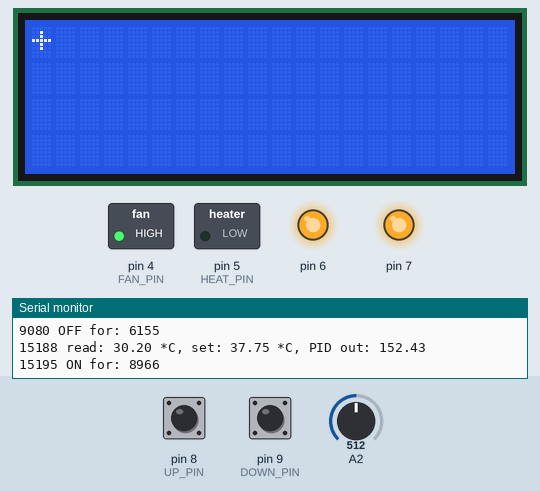
The sketch below on a simulated Arduino Nano, built with avr-gcc and run on an emulated ATmega328P. On the bench: 20×4 character LCD, switched loads named in the sketch (green lamp = pin HIGH), output pins drawn as LEDs (lit = HIGH), the last lines printed to the serial monitor. The inputs (shaded band) are chosen by the test bench; at power-on: A2 = 512, pin 8 (UP_PIN) LOW, pin 9 (DOWN_PIN) LOW.

Above: at 23.3 s.
23.4 s: A2 set to 444
At 24.5 s:
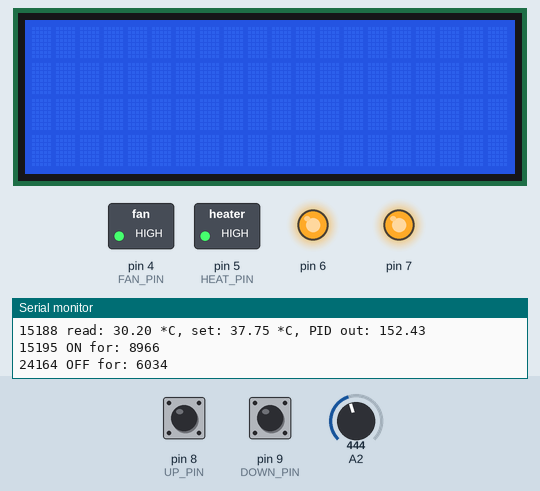
31.3 s: A2 set to 428
At 46.0 s:
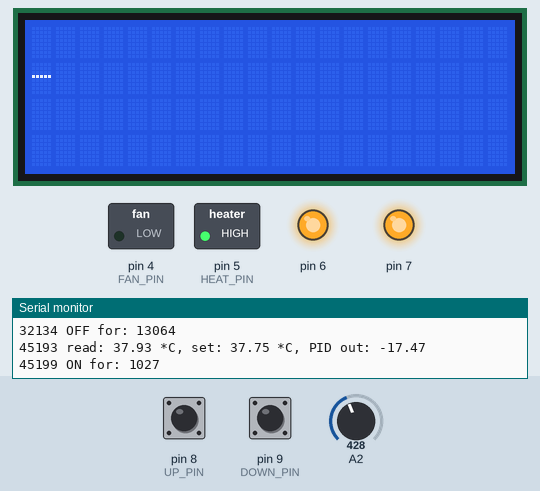
47.7 s: A2 set to 511
At 60.5 s:
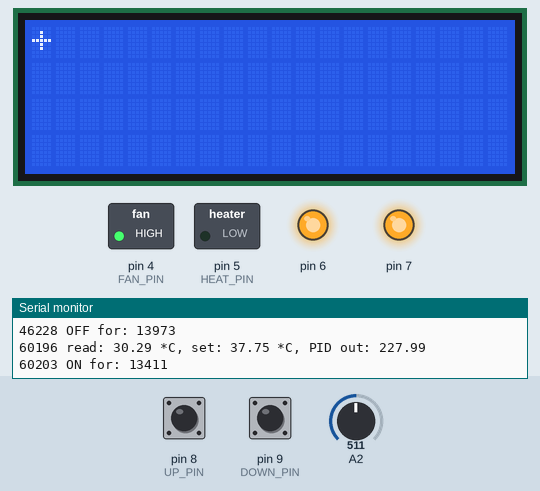
61.7 s: A2 set to 306
At 74.7 s:
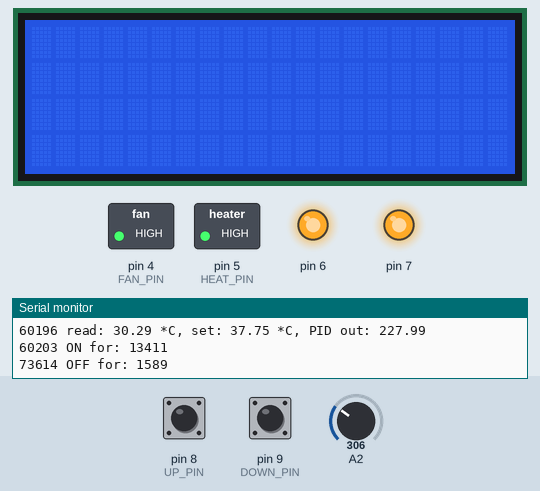
Timing chart, 0 to 76.7 s (numbered marks = the images above; inputs shaded):
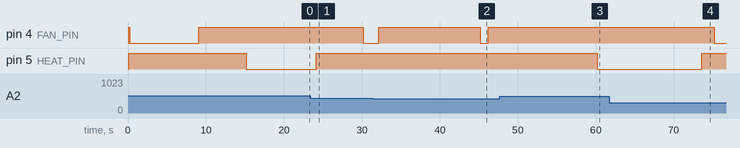

Measured:
- the behaviour switches between 438 and 437 on A2 (found by bisection; images 1 and 2)
- after the input at 23.4 s, pin 4 (FAN_PIN): HIGH → LOW after 6.8 s; pin 5 (HEAT_PIN): goes on until 24.2 s, then stays HIGH
- after the input at 31.3 s, pin 5 (HEAT_PIN): stays HIGH (without the input it goes to LOW after 13.9 s)
- after the input at 47.7 s, pin 5 (HEAT_PIN): HIGH → LOW after 12.5 s
- after the input at 61.7 s, pin 4 (FAN_PIN): HIGH → LOW after 13.5 s; pin 5 (HEAT_PIN): goes on until 73.6 s, then stays HIGH

The sketch:

ChickenHeaterVS.ino
```cpp
/*
    Name:       ChickenHeaterVS.ino
    Created:	3/16/2020 7:33:07 AM
    Author:     Roman
*/

/*
    PIN to function allocation

    Temperature sensor  - A2

    Relay 1 (heating)   - D5
    Relay 2 (fan)       - D4
    Relay 3             - D6
    Relay 4             - D7

    Up button           - D8
    Down button         - D9

*/

#include <LiquidCrystal_I2C.h>
#include <Wire.h>
#include <PID_v1.h>
#include "routines.h"
#include "basetypes.h"
#include "button.h"

#define FAN_PIN     4
#define HEAT_PIN    5
#define UP_PIN      8
#define DOWN_PIN    9

#define TIME_SLICE_SEC  15
#define TIME_SLICE_MS  TIME_SLICE_SEC * 1000

#define MIN_ACTION_TIME_MS 1000

LiquidCrystal_I2C _lcd(0x27, 20, 4);

double _set, _input, _output;
double Kp = 20, Ki = 1, Kd = 1;

PID _pid(&_input, &_output, &_set, Kp, Ki, Kd, DIRECT);

button_t _upBtn, _downBtn;
filtertimed_t _filteredTemp;
context_t _ctx;

bool _pidValid = false;

unsigned long _sinceLast = 0;

unsigned long _onStart, _offStart;
unsigned long _onTime, _offTime;

action_state_e _state = eDone;
action_e _action;

void add(float val) {
    _ctx.setTemp += val;
}

void substract(float val) {
    _ctx.setTemp -= val;
}

void updateTemp(float val) {
    _ctx.readTemp = val;
    _ctx.isReadValid = true;
}

void updateIndicators() {
    _lcd.setCursor(0, 0);
    _lcd.print(_ctx.isHeatOn
        ? "+"
        : " ");

    _lcd.setCursor(0, 1);
    _lcd.print(_ctx.isFanOn
        ? "-"
        : " ");
}

void clearChars() {
    _lcd.setCursor(6, 0);
    _lcd.print("        ");
    _lcd.setCursor(6, 1);
    _lcd.print("        ");
}

unsigned long toMillis(double pidValue) {
    unsigned long result = (unsigned long)(double)(pidValue * TIME_SLICE_MS / 255.0);
    return result < TIME_SLICE_MS
        ? result
        : TIME_SLICE_MS;
}

void setHeat(bool state) {
    digitalWrite(HEAT_PIN, state ? LOW : HIGH);
    _ctx.isHeatOn = state;
}

void setFan(bool state) {
    digitalWrite(FAN_PIN, state ? LOW : HIGH);
    _ctx.isFanOn = state;
}

void perform(action_e action, bool state) {
    switch (action) {
        case eHeat:
            setHeat(state);
            break;
        case eCool:
            setFan(state);
            break;
    }
}

// The setup() function runs once each time the micro-controller starts
void setup()
{
    _lcd.init();
    _lcd.init();

    _lcd.backlight();

    for (int i = 4; i <= 7; i++) {
        pinMode(i, OUTPUT);
        digitalWrite(i, HIGH);
    }

    pinMode(UP_PIN, INPUT);
    pinMode(DOWN_PIN, INPUT);

    _upBtn.current = 0;
    _upBtn.valid = 0;
    _upBtn.changedAt = millis();

    _downBtn.current = 0;
    _downBtn.valid = 0;
    _downBtn.changedAt = millis();

    _ctx.setTemp = 37.75f;
    _ctx.lastSetTemp = 0;
    _ctx.lastReadTemp = 0;

    _ctx.isReadValid = false;

    _ctx.isFanOn = false;
    _ctx.isHeatOn = false;

    Serial.begin(115200);
    while (!Serial) {
        ;
    }

    Serial.println("Up & running");

    _pid.SetOutputLimits(-255, 255);
    _pid.SetMode(AUTOMATIC);
}

// Add the main program code into the continuous loop() function
void loop()
{
    readButton(UP_PIN, &_upBtn, add);
    readButton(DOWN_PIN, &_downBtn, substract);

    updateIndicators();

    float tempActual = getTemperature(analogRead(A2));
    updateFiltertimed(tempActual, &_filteredTemp, updateTemp);

    bool setChanged = _ctx.setTemp != _ctx.lastSetTemp;
    bool readChanged = _ctx.readTemp != _ctx.lastReadTemp;

    /* Wait until temperature correctly read and PID starts to give valid values */
    if (!_pidValid) {
        if (_ctx.isReadValid) {
            _set = _ctx.setTemp;
            _input = _ctx.readTemp;

            _pid.Compute();

            if (_output == -255) {
                return;
            }
            Serial.print("PID valid: ");
            Serial.println(_output);
            _pidValid = true;
        }
        else {
            /* Wait until temperature read and stabilised */
            return;
        }
    }

    unsigned long now = millis();
    unsigned long diff;

    bool wasPlanning = false;

    _ctx.lastSetTemp = _ctx.setTemp;
    _ctx.lastReadTemp = _ctx.readTemp;

    if (setChanged || readChanged) {
        clearChars();

        print_temp(_lcd, 0, "Set  ", _ctx.setTemp);
        print_temp(_lcd, 1, "Read ", _ctx.readTemp);
    }

    diff = now - _sinceLast;

    /* Plannig part */
    if (_sinceLast == 0 || diff >= TIME_SLICE_MS) {
        _sinceLast = now;
        wasPlanning = true;

        _set = _ctx.setTemp;
        _input = _ctx.readTemp;

        Serial.print(now);
        Serial.print(" read: ");
        Serial.print(_input);
        Serial.print(" *C, set: ");
        Serial.print(_set);
        Serial.print(" *C, ");

        _pid.Compute();
        Serial.print("PID out: ");
        Serial.println(_output);

        /* Assume idle */
        _action = eIdle;
        _state = eDone;

        /* Temp lower than set, needs heating */
        if (_output > 0) {
            _onTime = toMillis(_output);
            _offTime = TIME_SLICE_MS - _onTime;
            if (_onTime > MIN_ACTION_TIME_MS) {
                _state = eOnTime;
                _action = eHeat;
            }
        }
        /* Temp over set, needs cooling */
        else if (_output < 0) {
            _onTime = toMillis(-_output);
            _offTime = TIME_SLICE_MS - _onTime;
            if (_onTime > MIN_ACTION_TIME_MS) {
                _state = eOnTime;
                _action = eCool;
            }
        }
    }

    /* Executive part */
    if (!wasPlanning) {
        switch (_state) {
        case eOnTime:
            _onStart = now;
            Serial.print(now);
            Serial.print(" ON for: ");
            Serial.println(_onTime);
            perform(_action, true);
            _state = eOffTime;
            break;

        case eOffTime:
            diff = now - _onStart;
            if (diff >= _onTime) {
                _offStart = now;
                Serial.print(now);
                Serial.print(" OFF for: ");
                Serial.println(_offTime);
                perform(_action, false);
                _state = eFinish;
            }
            break;

        case eFinish:
            diff = now - _offStart;
            if (diff >= _offTime) {
                Serial.print(now);
                Serial.println(" Idle");
                _state = eDone;
            }
            break;
        }
    }
}
```

basetypes.h
```cpp
#pragma once

typedef enum {
    eHeat,
    eCool,
    eIdle
} action_e;

typedef enum {
    eOnTime,
    eOffTime,
    eFinish,
    eDone
} action_state_e;

typedef struct {
    int current;
    int valid;
    unsigned long changedAt;
} button_t;

typedef struct {
    float current;
    float valid;
    unsigned long changedAt;
} filtertimed_t;

typedef struct {
    float setTemp;
    float lastSetTemp;

    float readTemp;
    float lastReadTemp;
    bool isReadValid;

    bool isFanOn;
    bool isHeatOn;
} context_t;
```

button.cpp
```cpp
//
//
//

#include "button.h"

#define FILTERTIME 100

void readButton(int pinId, button_t* button, void (*callback)(float val)) {
    int val = digitalRead(pinId);

    if (val != button->current) {
        button->current = val;
        button->changedAt = millis();
        return;
    }

    if (button->current != button->valid) {
        unsigned long now = millis();
        unsigned long diff = now - button->changedAt;
        if (diff > FILTERTIME) {
            button->valid = button->current;
            callback(
                button->valid != 0
                ? 0
                : 0.25f);
        }
    }
}
```

button.h
```cpp
// button.h

#pragma once

#if defined(ARDUINO) && ARDUINO >= 100
	#include "arduino.h"
#else
	#include "WProgram.h"
#endif

#include "basetypes.h"

void readButton(int pinId, button_t* button, void (*callback)(float val));
```

routines.cpp
```cpp
#include "routines.h"

#define ADC_OFFSET -0.30f
#define TEMP_FILTERTIME 50
#define TEMP_EPSILON 0.5f

#define TABLE_SIZE  50

float CONV_TABLE[][2] =
{
    { 0.56, 68057 },
    { 1.67, 64129 },
    { 2.78, 60451 },
    { 3.89, 57005 },
    { 5.00, 53777 },
    { 6.11, 50750 },
    { 7.22, 47912 },
    { 8.33, 45249 },
    { 9.44, 42750 },
    { 10.56, 40383 },
    { 11.67, 38180 },
    { 12.78, 36111 },
    { 13.89, 34165 },
    { 15.00, 32336 },
    { 16.11, 30615 },
    { 17.22, 28996 },
    { 18.33, 27472 },
    { 19.44, 26037 },
    { 20.56, 24674 },
    { 21.67, 23400 },
    { 22.78, 22200 },
    { 23.89, 21068 },
    { 25.00, 20001 },
    { 26.11, 18994 },
    { 27.22, 18043 },
    { 28.33, 17145 },
    { 29.44, 16297 },
    { 30.56, 15488 },
    { 31.67, 14731 },
    { 32.78, 14016 },
    { 33.89, 13339 },
    { 35.00, 12699 },
    { 36.11, 12092 },
    { 37.22, 11519 },
    { 38.33, 10975 },
    { 39.44, 10461 },
    { 40.56, 9969 },
    { 41.67, 9507 },
    { 42.78, 9069 },
    { 43.89, 8654 },
    { 45.00, 8260},
    { 46.11, 7886},
    { 47.22, 7531 },
    { 48.33, 7194 },
    { 49.44, 6874 },
    { 50.56, 6567 },
    { 51.67, 6278 },
    { 52.78, 6004 },
    { 53.89, 5742 },
    { 55.00, 5494 },
};

void updateFiltertimed(float val, filtertimed_t* temp, void (*callback)(float val)) {

    float valDiff = temp->current - val;
    if (valDiff < 0)
        valDiff *= -1;

    if (valDiff > TEMP_EPSILON) {
        temp->current = val;
        temp->changedAt = millis();
        return;
    }

    if (temp->current != temp->valid) {
        unsigned long now = millis();
        unsigned long diff = now - temp->changedAt;
        if (diff > TEMP_FILTERTIME) {
            temp->valid = temp->current;
            callback(temp->valid);
        }
    }
}

// -1000 indicates colder than detectable, 1000 hotter than detectable
float getTemperature(int adcValue) {
    float vo = ((float)adcValue * 5.0 / 1023.0) + ADC_OFFSET;
    long rt = (vo * 20000) / (5 - vo);

    /* Check if not freezing (outside lowest value in table) */
    if (rt > CONV_TABLE[0][1])
        return -1000;

    for (int i = 1; i < TABLE_SIZE; i++) {
        if (rt >= CONV_TABLE[i][1]) {
            /* Interval to which Rt belongs found */

            float rProportion = (rt - CONV_TABLE[i][1]) / (CONV_TABLE[i - 1][1] - CONV_TABLE[i][1]);
            float tRange = CONV_TABLE[i][0] - CONV_TABLE[i - 1][0];

            float result = CONV_TABLE[i][0] - (tRange * rProportion);

            return result;
        }
    }

    /* Outside highest value in table (Abu Dhabi in hot summer) */
    return 1000;
}

void print_temp(LiquidCrystal_I2C lcd, int row, String prefix, float value) {
    String text = prefix;

    if (value <= -1000)
        text += "< 0";
    else if (value >= 1000)
        text += "> 50";
    else
        text += value;

    text += " ";
    text += (char)223;
    text += "C";
    lcd.setCursor(2, row);
    lcd.print(text);
}
```

routines.h
```cpp
// routines.h

#pragma once

#if defined(ARDUINO) && ARDUINO >= 100
#include "arduino.h"
#else
#include "WProgram.h"
#endif

#include <LiquidCrystal_I2C.h>
#include "basetypes.h"

void updateFiltertimed(float newValue, filtertimed_t* temp, void (*callback)(float val));
float getTemperature(int adcValue);
void print_temp(LiquidCrystal_I2C lcd, int row, String prefix, float value);
```
